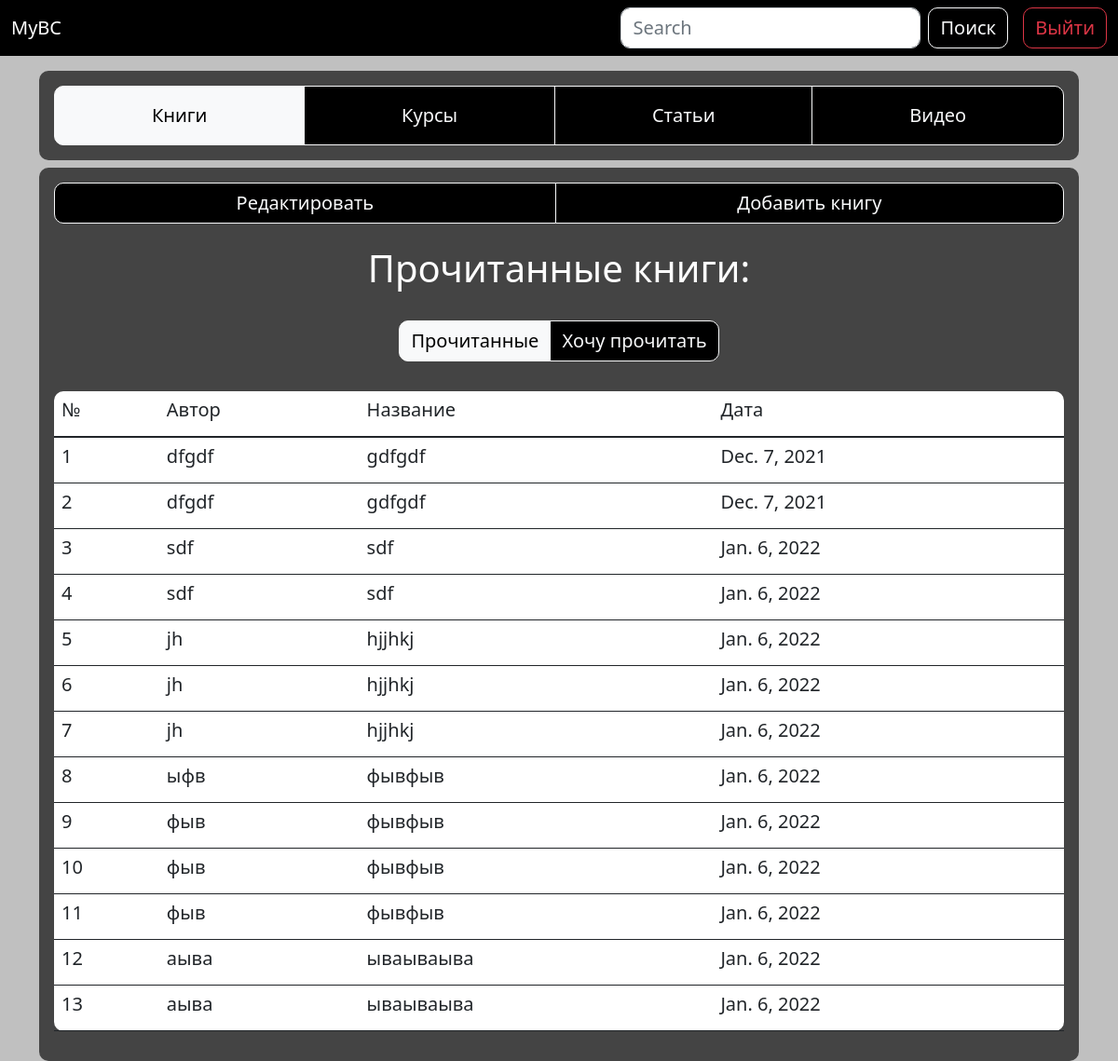
The app's page /account/books/ (signed in), older data.
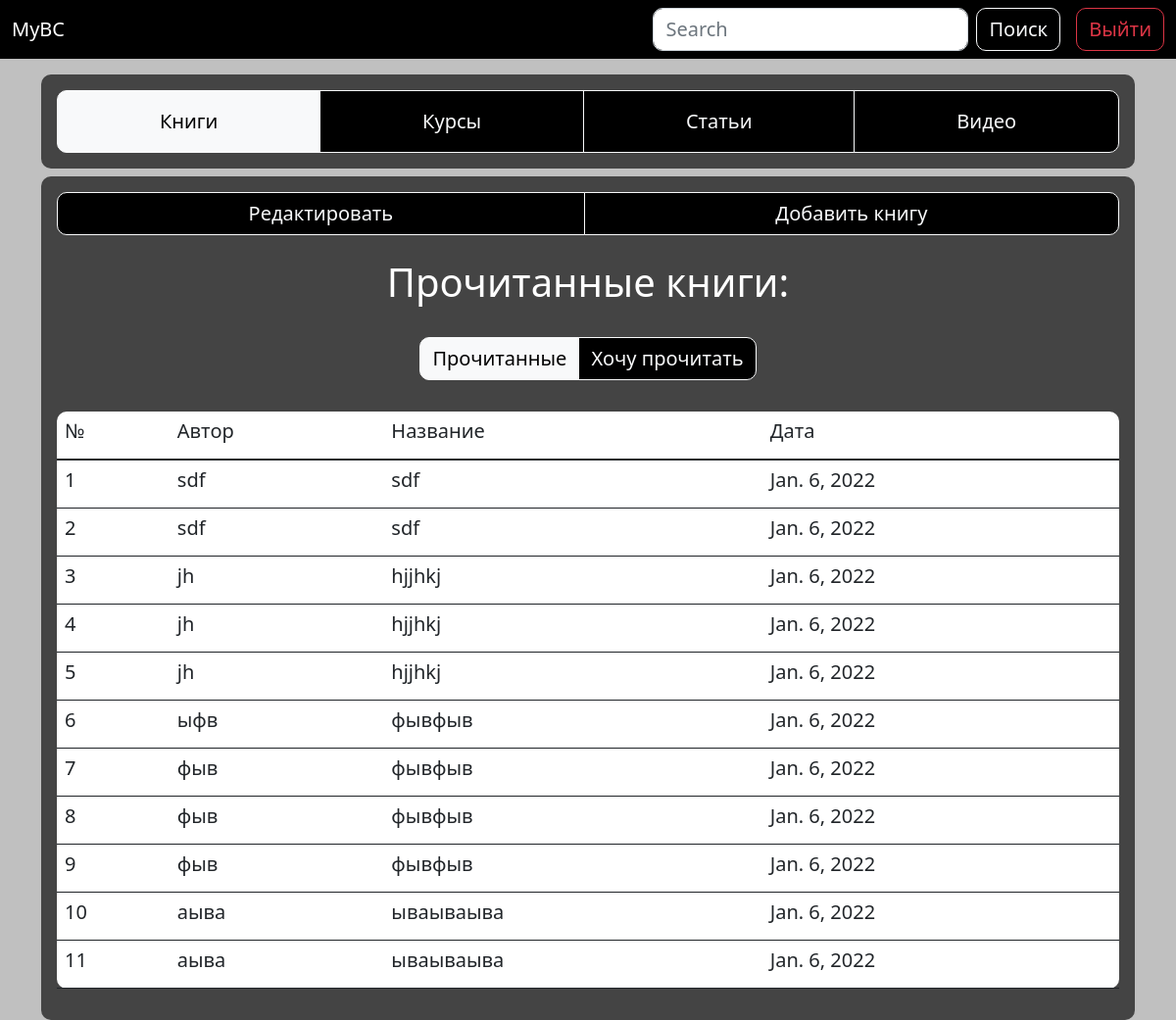
The same page, newer data.
### app/models.py (models this page shows, shortened)
class Books(models.Model):
	user = models.ForeignKey(User, on_delete=models.CASCADE)
	author = models.CharField(max_length=50)
	title = models.CharField(max_length=100)
	date = models.DateField(default=date.today)
	class Meta:
		verbose_name = 'Книга'
		verbose_name_plural = 'Книги'

### app/views.py (the view, shortened to what this page needs)
# urls.py: path('account/books/', views.books, name='books'),
@login_required
def books(request):
	form_book = BooksForm
	username = request.user
	if request.method == 'POST' and 'delete_book' in request.POST:
		delete_id = request.POST['delete_book']
		print(delete_id)
		Books.objects.filter(id=delete_id).delete()
	try:
		books = Books.objects.filter(user=request.user)
	except Books.DoesNotExist:
		books = None
	return render(request, 'books.html', {'books': books,
		'form_book': form_book,
		'username': username})

### templates/books.html (shortened to what this page needs)
{% extends "base.html" %}
{% load static %}
{% block content %}
	<header>
		<nav class="navbar navbar-dark">
		  	<div class="container-fluid">
		    	<a class="navbar-brand flex-grow-1">MyBC</a>
		    	<form class="d-flex me-3">
			      	<input class="form-control me-2" type="search" placeholder="Search" aria-label="Search">
			      	<button class="btn btn-outline-light" type="submit">Поиск</button>
			    </form>
		    	<div class="text-end">
          			<a href="{% url 'logout' %}" type="button" class="btn btn-outline-danger">Выйти</a>
        		</div>
		  	</div>
		</nav>
	</header>
	<main>
		<section class="subheader">
			<div class="container">
				<div class="submodule mt-3 mb-2">
					<div class="btn-group w-100 p-3">
						<a href="{% url 'books' %}" class="btn btn-outline-light p-3 active" aria-current="page">Книги</a>
						<a href="{% url 'courses' %}" class="btn btn-outline-light p-3">Курсы</a>
						<a href="{% url 'articles' %}" class="btn btn-outline-light p-3" >Статьи</a>
						<a href="{% url 'videos' %}" class="btn btn-outline-light p-3">Видео</a>
					</div>
				</div>
			</div>
		</section>
		<section class="common_field">
			<div class="container">
				<div class="alignment">
					<div class="btn-group p-3 w-100">
						<button id="redact" class="btn btn-outline-light btn_redact" onclick="redact()">Редактировать</button>
						<button class="btn btn-outline-light btn_book" onclick="openForm()">Добавить книгу</button>
					</div>
					<h1 class="text-center text-white p-2">Прочитанные книги:</h1>
					<div class="text-center">
						<div class="btn-group p-3 w-40">
							<a href="{% url 'books' %}" class="btn btn-outline-light active">Прочитанные</a>
							<a href="{% url 'future_books' %}" class="btn btn-outline-light">Хочу прочитать</a>
						</div>
					</div>
					{% if books %}
							<div class="p-3">
								<table class="table text-break ml-3 table-hover text-dark border-bottom-0">
									<thead>
								    	<tr>
								      		<th scope="col"><h5>№</h5></th>
								      		<th scope="col"><h5>Автор</h5></th>
								      		<th scope="col"><h5>Название</h5></th>
								      		<th scope="col"><h5>Дата</h5></th>
								    	</tr>
								  	</thead>
								  	<tbody>
								  		{% for book in books %}
										    <tr>
										      	<th scope="row"><h5>{{ forloop.counter }}</h5></th>
										      	<td><h5>{{ book.author }}</h5></td>
										      	<td><h5>{{ book.title }}</h5></td>
										      	<td><h5>{{ book.date }}</h5></td>
										    </tr>
									    {% endfor %}
								  	</tbody>
								</table>
							</div>
					{% else %}
						<p class="h4 text-center text-white p-1">Пока нет ни одной прочитанной книги</p>
					{% endif %}
				</div>
			</div>
		</section>
	</main>
{% endblock %}

Row changes from the older to the newer data that the page shows:
removed Books: author "dfgdf", title "gdfgdf", date "Dec. 7, 2021"
removed Books: author "dfgdf", title "gdfgdf", date "Dec. 7, 2021"
